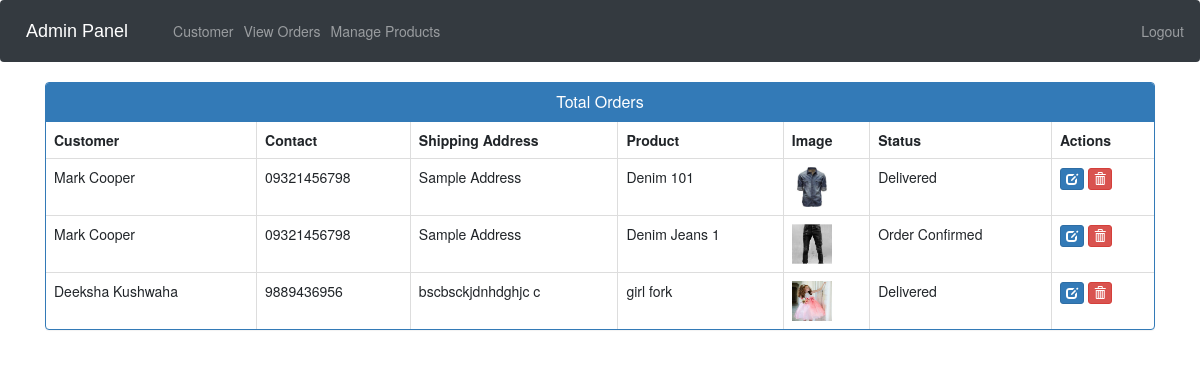
The page /admin-view-booking (signed in) on the database its author committed.
### ecom/models.py (models this page shows, shortened)
class Customer(models.Model):
    user=models.OneToOneField(User,on_delete=models.CASCADE)
    profile_pic= models.ImageField(upload_to='profile_pic/CustomerProfilePic/',null=True,blank=True)
    address = models.CharField(max_length=40)
    mobile = models.CharField(max_length=20,null=False)
    @property
    def get_name(self):
        return self.user.first_name+" "+self.user.last_name

class Orders(models.Model):
    STATUS =(
        ('Pending','Pending'),
        ('Order Confirmed','Order Confirmed'),
        ('Out for Delivery','Out for Delivery'),
        ('Delivered','Delivered'),
    )
    customer=models.ForeignKey('Customer', on_delete=models.CASCADE,null=True)
    product=models.ForeignKey('Product',on_delete=models.CASCADE,null=True)
    email = models.CharField(max_length=50,null=True)
    address = models.CharField(max_length=500,null=True)
    mobile = models.CharField(max_length=20,null=True)
    order_date= models.DateField(auto_now_add=True,null=True)
    status=models.CharField(max_length=50,null=True,choices=STATUS)

class Product(models.Model):
    name=models.CharField(max_length=40)
    product_image= models.ImageField(upload_to='product_image/',null=True,blank=True)
    price = models.PositiveIntegerField()
    description=models.CharField(max_length=40)

### ecom/views.py (the view)
# urls.py: path('admin-view-booking', views.admin_view_booking_view,name='admin-view-booking'),
@login_required(login_url='adminlogin')
def admin_view_booking_view(request):
    orders=models.Orders.objects.all()
    ordered_products=[]
    ordered_bys=[]
    for order in orders:
        ordered_product=models.Product.objects.all().filter(id=order.product.id)
        ordered_by=models.Customer.objects.all().filter(id = order.customer.id)
        ordered_products.append(ordered_product)
        ordered_bys.append(ordered_by)
    return render(request,'ecom/admin_view_booking.html',{'data':zip(ordered_products,ordered_bys,orders)})

### templates/ecom/admin_view_booking.html (shortened to what this page needs)
{% extends 'ecom/admin_base.html' %}
{% load static %}
{% block content %}
<head>
  <link href="//netdna.bootstrapcdn.com/bootstrap/3.0.0/css/bootstrap.min.css" rel="stylesheet" id="bootstrap-css">
</head>
<div class="container">
  <div class="panel panel-primary">
    <div class="panel-heading">
      <h6 class="panel-title">Total Orders</h6>
    </div>
    <table class="table table-hover table-bordered" id="dev-table">
      <thead>
        <tr>
          <th>Customer</th>
          <th>Contact</th>
          <th>Shipping Address</th>
          <th>Product</th>
          <th>Image</th>
          <th>Status</th>
          <th>Actions</th>
        </tr>
      </thead>
      {% for product,customer,order in data %}
      <tr>
        {% for c in customer %}
        <td> {{c.get_name}}</td>
        <td>{{c.mobile}}</td>
        <td>{{order.address}}</td>
        {% endfor %}
        {% for p in product %}
        <td> {{p.name}}</td>
        <td> <img src="{% static p.product_image.url %}" alt="Profile Pic" height="40px" width="40px" /></td>
        <td>{{order.status}}</td>
        <td><a class="btn btn-primary btn-xs" href="{% url 'update-order' order.id  %}"><span class="glyphicon glyphicon-edit"></span></a>
        <a class="btn btn-danger btn-xs" href="{% url 'delete-order' order.id  %}"><span class="glyphicon glyphicon-trash"></span></a></td>
        {% endfor %}
      </tr>
      {% endfor %}
    </table>
  </div>
</div>
{% endblock content %}

### templates/ecom/admin_view_booking.html (style rules this page uses)
a:link { text-decoration: none; }
h6 { text-align: center; }

### rows shown on the page
Orders: address "Sample Address", status "Delivered"
Customer: get_name "Mark Cooper", mobile "09321456798"
Product: name "Denim 101", product_image (picture)
Orders: address "Sample Address", status "Order Confirmed"
Product: name "Denim Jeans 1", product_image (picture)
Orders: address "bscbsckjdnhdghjc c", status "Delivered"
Customer: get_name "Deeksha Kushwaha", mobile "9889436956"
Product: name "girl fork", product_image (picture)
